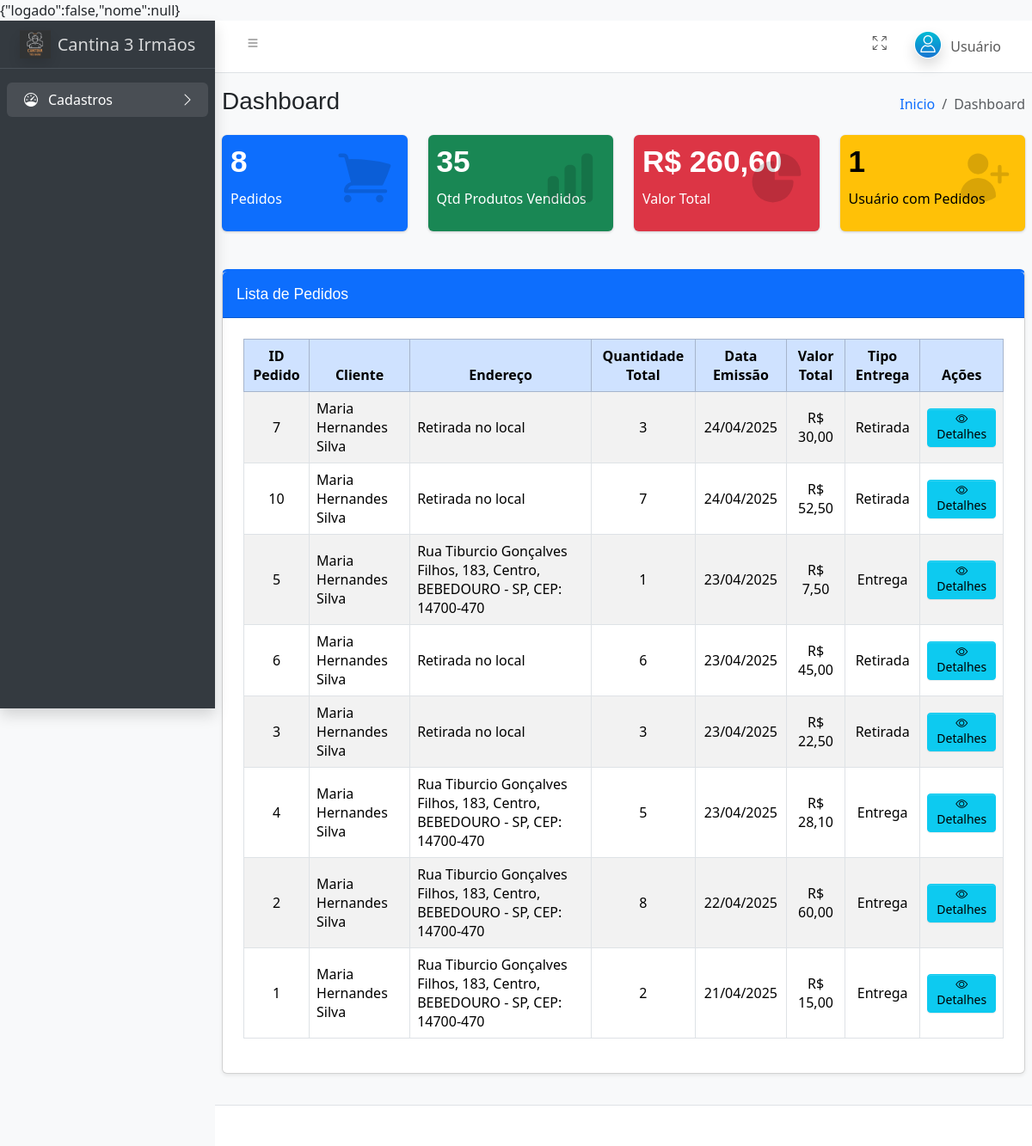
Before: /admin/admin.php with the older database file.
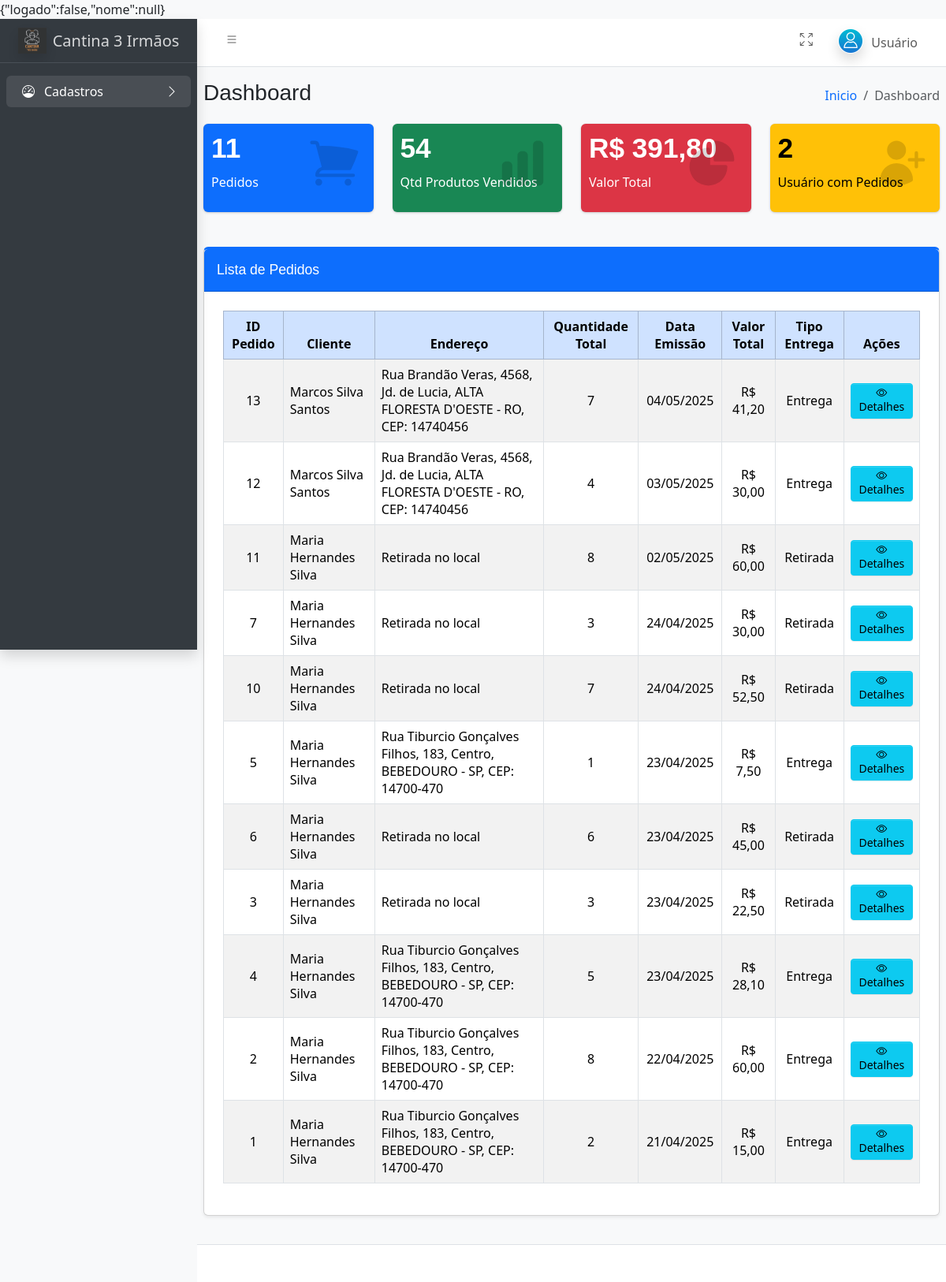
After: the same page with the newer database file.
### tables this page shows
CREATE TABLE IF NOT EXISTS `tb_pedidos` (
  `id` int(11) NOT NULL AUTO_INCREMENT,
  `id_cliente` int(11) NOT NULL,
  `id_endereco` int(11) DEFAULT NULL,
  `emissao` date NOT NULL,
  `valor_total` decimal(10,2) NOT NULL DEFAULT 0.00,
  `tipo_entrega` varchar(20) NOT NULL,
  PRIMARY KEY (`id`),
  KEY `id_cliente` (`id_cliente`),
  KEY `id_endereco` (`id_endereco`)
);

CREATE TABLE IF NOT EXISTS `tb_clientes` (
  `id` int(11) NOT NULL AUTO_INCREMENT,
  `nome` varchar(100) NOT NULL,
  `cnpj_cpf` varchar(20) NOT NULL,
  `email` varchar(200) NOT NULL,
  `telefone` varchar(20) NOT NULL,
  `senha` varchar(32) NOT NULL,
  PRIMARY KEY (`id`),
  UNIQUE KEY `cnpj_cpf` (`cnpj_cpf`),
  UNIQUE KEY `telefone` (`telefone`)
);

CREATE TABLE IF NOT EXISTS `tb_cliente_endereco` (
  `id` int(11) NOT NULL AUTO_INCREMENT,
  `id_cliente` int(11) NOT NULL,
  `descricao` varchar(100) NOT NULL,
  `endereco` varchar(100) NOT NULL,
  `numero` varchar(15) NOT NULL,
  `bairro` varchar(100) NOT NULL,
  `complemento` varchar(200) DEFAULT NULL,
  `cep` varchar(10) NOT NULL,
  `id_cidade` int(11) NOT NULL,
  PRIMARY KEY (`id`),
  KEY `id_cliente` (`id_cliente`)
);

CREATE TABLE IF NOT EXISTS `tb_cidades` (
  `codigo_estado` int(11) NOT NULL,
  `sigla_estado` varchar(2) NOT NULL,
  `nome_estado` varchar(120) NOT NULL,
  `codigo_cidade` int(11) NOT NULL,
  `nome_cidade` varchar(120) NOT NULL,
  PRIMARY KEY (`codigo_cidade`)
);

### admin/pedidos_admin.php (the view, shortened to what the rows shown need)
<?php
include('../includes/conexao.php');
$mostrar_detalhes = isset($_GET['pg']) && $_GET['pg'] === 'detalhes' && isset($_GET['id_pedido']);
if (!$mostrar_detalhes) {
    $query = "
        SELECT
            p.id AS id_pedido,
            c.nome AS cliente,
            p.emissao,
            p.valor_total,
            p.tipo_entrega,
            e.endereco,
            e.numero,
            e.bairro,
            e.cep,
            cid.nome_cidade,
            cid.sigla_estado,
            SUM(pi.qtd) AS quantidade_total
        FROM tb_pedidos p
        LEFT JOIN tb_clientes c ON p.id_cliente = c.id
        LEFT JOIN tb_cliente_endereco e ON p.id_endereco = e.id
        LEFT JOIN tb_cidades cid ON e.id_cidade = cid.codigo_cidade
        LEFT JOIN tb_pedidos_itens pi ON p.id = pi.id_pedidos
        GROUP BY p.id, c.nome, p.emissao, p.valor_total, p.tipo_entrega, e.endereco, e.numero, e.bairro, e.cep, cid.nome_cidade, cid.sigla_estado
        ORDER BY p.emissao DESC
    ";
    $resultado = mysqli_query($conexao, $query);
}
?>
<div class="app-content">
    <div class="container-fluid py-4">
        <div class="row">
            <div class="col-12">
                <div class="card card-primary card-outline shadow-sm">
                    <div class="card-body p-4">
                        <?php if (isset($erro)): ?>
                            <div class="alert alert-danger"><?php echo htmlspecialchars($erro); ?></div>
                        <?php else: ?>
                            <?php if ($mostrar_detalhes): ?>
                                <div class="row">
                                    <div class="col-md-4">
                                        <h5>Informações do Pedido</h5>
                                        <ul class="list-group mb-4">
                                            <li class="list-group-item">
                                                <strong>Nº Pedido:</strong> #<?php echo str_pad($pedido['id'], 6, '0', STR_PAD_LEFT); ?>
                                            </li>
                                            <li class="list-group-item">
                                                <strong>Cliente:</strong> <?php echo htmlspecialchars($pedido['cliente']); ?>
                                            </li>
                                            <li class="list-group-item">
                                                <strong>Data:</strong> <?php echo date('d/m/Y H:i', strtotime($pedido['emissao'])); ?>
                                            </li>
                                            <li class="list-group-item">
                                                <strong>Valor Total:</strong> R$ <?php echo number_format($pedido['valor_total'], 2, ',', '.'); ?>
                                            </li>
                                            <li class="list-group-item">
                                                <strong>Forma de Entrega:</strong> <?php echo ucfirst($pedido['tipo_entrega']); ?>
                                            </li>
                                            <li class="list-group-item">
                                                <strong>Status:</strong>
                                                <span class="badge bg-warning text-dark">Em processamento</span>
                                            </li>
                                        </ul>
                                    </div>
                                    <div class="col-md-6">
                                        <h5>Itens do Pedido</h5>
                                        <div class="table-responsive">
                                            <table class="table">
                                                <thead>
                                                    <tr>
                                                        <th>Produto</th>
                                                        <th>Quantidade</th>
                                                        <th>Valor Unitário</th>
                                                        <th>Subtotal</th>
                                                    </tr>
                                                </thead>
                                                <tbody>
                                                    <?php foreach ($itens as $item): ?>
                                                        <tr>
                                                            <td>
                                                                <div class="d-flex align-items-center">
                                                                    <?php if (!empty($item['imagem1'])): ?>
                                                                        <img src="<?php echo "../../" . $item['imagem1']; ?>" alt="<?php echo htmlspecialchars($item['descricao']); ?>" class="img-thumbnail me-3" style="width: 50px; height: 50px; object-fit: cover;" onerror="this.style.display='none';">
                                                                    <?php else: ?>
                                                                        <span>Imagem não disponível</span>
                                                                    <?php endif; ?>
                                                                    <span><?php echo htmlspecialchars($item['descricao']); ?></span>
                                                                </div>
                                                            </td>
                                                            <td><?php echo $item['qtd']; ?></td>
                                                            <td>R$ <?php echo number_format($item['valor_untiario'], 2, ',', '.'); ?></td>
                                                            <td>R$ <?php echo number_format($item['qtd'] * $item['valor_untiario'], 2, ',', '.'); ?></td>
                                                        </tr>
                                                    <?php endforeach; ?>
                                                </tbody>
                                                <tfoot>
                                                    <tr>
                                                        <td colspan="3" class="text-end"><strong>Total:</strong></td>
                                                        <td><strong>R$ <?php echo number_format($pedido['valor_total'], 2, ',', '.'); ?></strong></td>
                                                    </tr>
                                                </tfoot>
                                            </table>
                                        </div>
                                    </div>
                                    <div class="col-md-4">
                                        <h5>Endereço de Entrega</h5>
                                        <?php if ($pedido['tipo_entrega'] == 'entrega' && !empty($pedido['endereco'])): ?>
                                            <address class="list-group mb-4">
                                                <div class="list-group-item">
                                                    <?php echo htmlspecialchars($pedido['endereco']); ?>, <?php echo htmlspecialchars($pedido['numero']); ?>
                                                    <?php echo !empty($pedido['complemento']) ? ' - ' . htmlspecialchars($pedido['complemento']) : ''; ?>
                                                </div>
                                                <div class="list-group-item"><?php echo htmlspecialchars($pedido['bairro']); ?></div>
                                                <div class="list-group-item">
                                                    <?php echo htmlspecialchars($pedido['nome_cidade']); ?>/<?php echo htmlspecialchars($pedido['sigla_estado']); ?>
                                                </div>
                                                <div class="list-group-item">CEP: <?php echo htmlspecialchars($pedido['cep']); ?></div>
                                            </address>
                                        <?php else: ?>
                                            <div class="alert alert-info">Retirada no local</div>
                                        <?php endif; ?>
                                    </div>
                                </div>
                                <a href="?pg=lista" class="btn btn-primary mt-3">Voltar para Lista</a>
                            <?php else: ?>
                                <div class="table-responsive">
                                    <table class="table table-striped table-hover table-bordered align-middle">
                                        <thead class="table-primary">
                                            <tr>
                                                <th class="text-center">ID Pedido</th>
                                                <th class="text-center">Cliente</th>
                                                <th class="text-center">Endereço</th>
                                                <th class="text-center">Quantidade Total</th>
                                                <th class="text-center">Data Emissão</th>
                                                <th class="text-center">Valor Total</th>
                                                <th class="text-center">Tipo Entrega</th>
                                                <th class="text-center">Ações</th>
                                            </tr>
                                        </thead>
                                        <tbody>
                                            <?php if (mysqli_num_rows($resultado) > 0): ?>
                                                <?php while ($row = mysqli_fetch_assoc($resultado)): ?>
                                                    <tr>
                                                        <td class="text-center"><?php echo htmlspecialchars($row['id_pedido']); ?></td>
                                                        <td><?php echo htmlspecialchars($row['cliente'] ?? 'Cliente não informado'); ?></td>
                                                        <td>
                                                            <?php
                                                            if ($row['tipo_entrega'] === 'entrega' && $row['endereco']) {
                                                                echo htmlspecialchars(
                                                                    $row['endereco'] . ', ' .
                                                                    $row['numero'] . ', ' .
                                                                    $row['bairro'] . ', ' .
                                                                    $row['nome_cidade'] . ' - ' .
                                                                    $row['sigla_estado'] . ', CEP: ' .
                                                                    $row['cep']
                                                                );
                                                            } else {
                                                                echo 'Retirada no local';
                                                            }
                                                            ?>
                                                        </td>
                                                        <td class="text-center"><?php echo htmlspecialchars($row['quantidade_total'] ?? 0); ?></td>
                                                        <td class="text-center"><?php echo date('d/m/Y', strtotime($row['emissao'])); ?></td>
                                                        <td class="text-center">R$ <?php echo number_format($row['valor_total'], 2, ',', '.'); ?></td>
                                                        <td class="text-center"><?php echo htmlspecialchars($row['tipo_entrega'] === 'entrega' ? 'Entrega' : 'Retirada'); ?></td>
                                                        <td class="text-center">
                                                            <a href="../carrinho/pedidos/detalhes_pedidos.php?id=<?php echo htmlspecialchars($row['id_pedido']); ?>&admin=1" class="btn btn-info btn-sm">
                                                                <i class="bi bi-eye"></i> Detalhes
                                                            </a>
                                                        </td>
                                                    </tr>
                                                <?php endwhile; ?>
                                            <?php else: ?>
                                                <tr>
                                                    <td colspan="8" class="text-center">Nenhum pedido encontrado.</td>
                                                </tr>
                                            <?php endif; ?>
                                        </tbody>
                                    </table>
                                </div>
                            <?php endif; ?>
                        <?php endif; ?>
                    </div>
                </div>
            </div>
        </div>
    </div>
</div>

Changed rows visible on the page:
added tb_pedidos: id "13", id_cliente.nome "Marcos Silva Santos", id_endereco.cep "Rua Brandão Veras, 4568, Jd. de Lucia, ALTA FLORESTA D'OESTE - RO, CEP: 14740456", quantidade_total "7", emissao "04/05/2025", valor_total "41,20", tipo_entrega "Entrega"
added tb_pedidos: id "12", id_cliente.nome "Marcos Silva Santos", id_endereco.cep "Rua Brandão Veras, 4568, Jd. de Lucia, ALTA FLORESTA D'OESTE - RO, CEP: 14740456", quantidade_total "4", emissao "03/05/2025", valor_total "30,00", tipo_entrega "Entrega"
added tb_pedidos: id "11", id_cliente.nome "Maria Hernandes Silva", shows "Retirada no local", quantidade_total "8", emissao "02/05/2025", valor_total "60,00", tipo_entrega "Retirada"
Other visible differences:
$total_pedidos: "8" → "11"
$qtd: "35" → "54"
$valor_total: "260,60" → "391,80"
$cliente: "1" → "2"
